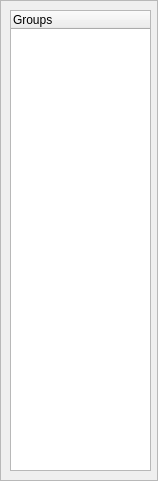
<?xml version="1.0" encoding="UTF-8"?>
<ui version="4.0">
 <class>TreeFram</class>
 <widget class="QFrame" name="TreeFram">
  <property name="geometry">
   <rect>
    <x>0</x>
    <y>0</y>
    <width>158</width>
    <height>481</height>
   </rect>
  </property>
  <property name="windowTitle">
   <string>Frame</string>
  </property>
  <property name="frameShape">
   <enum>QFrame::StyledPanel</enum>
  </property>
  <property name="frameShadow">
   <enum>QFrame::Raised</enum>
  </property>
  <widget class="QTreeWidget" name="treeWidget">
   <property name="geometry">
    <rect>
     <x>10</x>
     <y>10</y>
     <width>141</width>
     <height>461</height>
    </rect>
   </property>
   <column>
    <property name="text">
     <string>Groups</string>
    </property>
   </column>
  </widget>
 </widget>
 <resources/>
 <connections/>
</ui>
